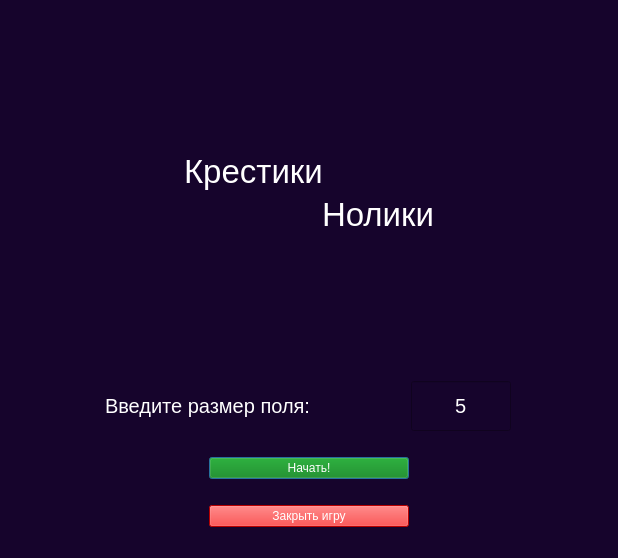
<?xml version="1.0" encoding="UTF-8"?>
<ui version="4.0">
 <class>MenuWindow</class>
 <widget class="QDialog" name="MenuWindow">
  <property name="geometry">
   <rect>
    <x>0</x>
    <y>0</y>
    <width>618</width>
    <height>558</height>
   </rect>
  </property>
  <property name="windowTitle">
   <string>Menu</string>
  </property>
  <property name="layoutDirection">
   <enum>Qt::LeftToRight</enum>
  </property>
  <property name="styleSheet">
   <string notr="true">background-color: #16042c;
color:#ffffff;</string>
  </property>
  <layout class="QVBoxLayout" name="verticalLayout">
   <item>
    <spacer name="verticalSpacer">
     <property name="orientation">
      <enum>Qt::Vertical</enum>
     </property>
     <property name="sizeType">
      <enum>QSizePolicy::Fixed</enum>
     </property>
     <property name="sizeHint" stdset="0">
      <size>
       <width>20</width>
       <height>20</height>
      </size>
     </property>
    </spacer>
   </item>
   <item>
    <layout class="QHBoxLayout" name="LabelLayout">
     <item alignment="Qt::AlignHCenter">
      <widget class="QLabel" name="LeftImageLabel">
       <property name="sizePolicy">
        <sizepolicy hsizetype="Fixed" vsizetype="Fixed">
         <horstretch>1</horstretch>
         <verstretch>0</verstretch>
        </sizepolicy>
       </property>
       <property name="text">
        <string/>
       </property>
      </widget>
     </item>
     <item>
      <layout class="QVBoxLayout" name="LabelTextLayout" stretch="0,0">
       <property name="sizeConstraint">
        <enum>QLayout::SetFixedSize</enum>
       </property>
       <item>
        <widget class="QLabel" name="labelCross">
         <property name="sizePolicy">
          <sizepolicy hsizetype="Minimum" vsizetype="Preferred">
           <horstretch>2</horstretch>
           <verstretch>0</verstretch>
          </sizepolicy>
         </property>
         <property name="minimumSize">
          <size>
           <width>250</width>
           <height>0</height>
          </size>
         </property>
         <property name="font">
          <font>
           <pointsize>25</pointsize>
          </font>
         </property>
         <property name="text">
          <string>Крестики</string>
         </property>
         <property name="alignment">
          <set>Qt::AlignBottom|Qt::AlignLeading|Qt::AlignLeft</set>
         </property>
        </widget>
       </item>
       <item>
        <widget class="QLabel" name="labelZero">
         <property name="sizePolicy">
          <sizepolicy hsizetype="Preferred" vsizetype="Preferred">
           <horstretch>2</horstretch>
           <verstretch>0</verstretch>
          </sizepolicy>
         </property>
         <property name="font">
          <font>
           <pointsize>25</pointsize>
          </font>
         </property>
         <property name="text">
          <string>Нолики</string>
         </property>
         <property name="alignment">
          <set>Qt::AlignRight|Qt::AlignTop|Qt::AlignTrailing</set>
         </property>
        </widget>
       </item>
      </layout>
     </item>
     <item alignment="Qt::AlignHCenter">
      <widget class="QLabel" name="RightImageLabel">
       <property name="sizePolicy">
        <sizepolicy hsizetype="Preferred" vsizetype="Preferred">
         <horstretch>1</horstretch>
         <verstretch>0</verstretch>
        </sizepolicy>
       </property>
       <property name="text">
        <string/>
       </property>
      </widget>
     </item>
    </layout>
   </item>
   <item>
    <spacer name="verticalSpacer_2">
     <property name="orientation">
      <enum>Qt::Vertical</enum>
     </property>
     <property name="sizeType">
      <enum>QSizePolicy::Fixed</enum>
     </property>
     <property name="sizeHint" stdset="0">
      <size>
       <width>20</width>
       <height>20</height>
      </size>
     </property>
    </spacer>
   </item>
   <item>
    <layout class="QHBoxLayout" name="EditLayout">
     <item>
      <widget class="QLabel" name="SizeFieldLabel">
       <property name="sizePolicy">
        <sizepolicy hsizetype="Maximum" vsizetype="Maximum">
         <horstretch>0</horstretch>
         <verstretch>0</verstretch>
        </sizepolicy>
       </property>
       <property name="font">
        <font>
         <pointsize>15</pointsize>
        </font>
       </property>
       <property name="text">
        <string>Введите размер поля:</string>
       </property>
      </widget>
     </item>
     <item>
      <widget class="QLineEdit" name="SizeFieldEdit">
       <property name="minimumSize">
        <size>
         <width>100</width>
         <height>50</height>
        </size>
       </property>
       <property name="maximumSize">
        <size>
         <width>100</width>
         <height>16777215</height>
        </size>
       </property>
       <property name="font">
        <font>
         <pointsize>15</pointsize>
         <kerning>true</kerning>
        </font>
       </property>
       <property name="focusPolicy">
        <enum>Qt::ClickFocus</enum>
       </property>
       <property name="inputMethodHints">
        <set>Qt::ImhNone</set>
       </property>
       <property name="text">
        <string extracomment="11">5</string>
       </property>
       <property name="alignment">
        <set>Qt::AlignCenter</set>
       </property>
       <property name="placeholderText">
        <string>5 - 50</string>
       </property>
       <property name="clearButtonEnabled">
        <bool>false</bool>
       </property>
      </widget>
     </item>
    </layout>
   </item>
   <item>
    <spacer name="verticalSpacer_3">
     <property name="orientation">
      <enum>Qt::Vertical</enum>
     </property>
     <property name="sizeType">
      <enum>QSizePolicy::Fixed</enum>
     </property>
     <property name="sizeHint" stdset="0">
      <size>
       <width>20</width>
       <height>20</height>
      </size>
     </property>
    </spacer>
   </item>
   <item alignment="Qt::AlignHCenter">
    <widget class="QPushButton" name="StartButton">
     <property name="sizePolicy">
      <sizepolicy hsizetype="Minimum" vsizetype="Maximum">
       <horstretch>0</horstretch>
       <verstretch>0</verstretch>
      </sizepolicy>
     </property>
     <property name="minimumSize">
      <size>
       <width>200</width>
       <height>0</height>
      </size>
     </property>
     <property name="maximumSize">
      <size>
       <width>200</width>
       <height>16777215</height>
      </size>
     </property>
     <property name="styleSheet">
      <string notr="true">background-color: green;</string>
     </property>
     <property name="text">
      <string>Начать!</string>
     </property>
    </widget>
   </item>
   <item>
    <spacer name="verticalSpacer_4">
     <property name="orientation">
      <enum>Qt::Vertical</enum>
     </property>
     <property name="sizeType">
      <enum>QSizePolicy::Fixed</enum>
     </property>
     <property name="sizeHint" stdset="0">
      <size>
       <width>20</width>
       <height>20</height>
      </size>
     </property>
    </spacer>
   </item>
   <item alignment="Qt::AlignHCenter">
    <widget class="QPushButton" name="CloseButton">
     <property name="sizePolicy">
      <sizepolicy hsizetype="Minimum" vsizetype="Maximum">
       <horstretch>0</horstretch>
       <verstretch>0</verstretch>
      </sizepolicy>
     </property>
     <property name="minimumSize">
      <size>
       <width>200</width>
       <height>0</height>
      </size>
     </property>
     <property name="maximumSize">
      <size>
       <width>200</width>
       <height>16777215</height>
      </size>
     </property>
     <property name="styleSheet">
      <string notr="true">background-color: red;</string>
     </property>
     <property name="text">
      <string>Закрыть игру</string>
     </property>
     <property name="default">
      <bool>false</bool>
     </property>
     <property name="flat">
      <bool>false</bool>
     </property>
    </widget>
   </item>
   <item>
    <spacer name="verticalSpacer_5">
     <property name="orientation">
      <enum>Qt::Vertical</enum>
     </property>
     <property name="sizeType">
      <enum>QSizePolicy::Fixed</enum>
     </property>
     <property name="sizeHint" stdset="0">
      <size>
       <width>20</width>
       <height>20</height>
      </size>
     </property>
    </spacer>
   </item>
  </layout>
 </widget>
 <tabstops>
  <tabstop>StartButton</tabstop>
  <tabstop>SizeFieldEdit</tabstop>
 </tabstops>
 <resources/>
 <connections>
  <connection>
   <sender>StartButton</sender>
   <signal>clicked()</signal>
   <receiver>MenuWindow</receiver>
   <slot>onStartButtonClicked()</slot>
   <hints>
    <hint type="sourcelabel">
     <x>408</x>
     <y>461</y>
    </hint>
    <hint type="destinationlabel">
     <x>423</x>
     <y>321</y>
    </hint>
   </hints>
  </connection>
  <connection>
   <sender>CloseButton</sender>
   <signal>clicked()</signal>
   <receiver>MenuWindow</receiver>
   <slot>onCloseButtonClicked()</slot>
   <hints>
    <hint type="sourcelabel">
     <x>383</x>
     <y>516</y>
    </hint>
    <hint type="destinationlabel">
     <x>130</x>
     <y>473</y>
    </hint>
   </hints>
  </connection>
 </connections>
 <slots>
  <slot>onStartButtonClicked()</slot>
  <slot>onCloseButtonClicked()</slot>
 </slots>
</ui>
